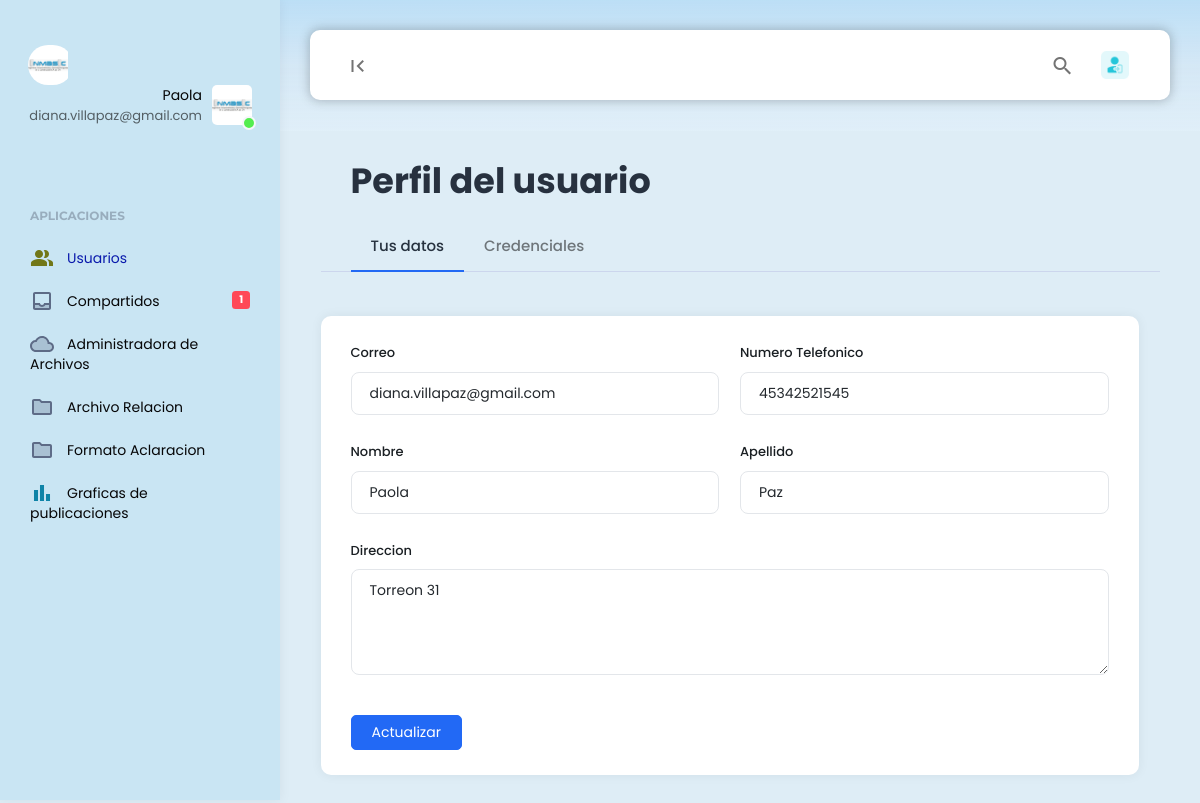
The app's page /usuarios/profile (signed in) with its own data.
### tables this page shows
CREATE TABLE `usuarios` (
  `id` int(11) NOT NULL,
  `nombre` varchar(100) NOT NULL,
  `apellido` varchar(100) NOT NULL,
  `correo` varchar(100) NOT NULL,
  `telefono` varchar(15) NOT NULL,
  `direccion` varchar(255) NOT NULL,
  `perfil` varchar(100) DEFAULT NULL,
  `clave` varchar(200) NOT NULL,
  `token` varchar(100) DEFAULT NULL,
  `fecha` timestamp NOT NULL DEFAULT current_timestamp() ON UPDATE current_timestamp(),
  `estado` int(11) NOT NULL DEFAULT 1,
  `rol` int(11) NOT NULL
);

### Config/App/Views.php (called while the page is built)
<?php
class Views{
    public function getView($pagina, $vista, $data="")
    {
        if ($pagina == "principal") {
            $vista = "Views/".$vista.".php";
        }else{
            $vista = "Views/".$pagina."/".$vista.".php";
        }
        require $vista;
    }
}
?>

### Controllers/Usuarios.php (called while the page is built, shortened)
<?php
class Usuarios extends Controller
{
    private $id_usuario, $correo;
    public function __construct()
    {
        $this->id_usuario =  $_SESSION['id'];
        $this->correo =  $_SESSION['correo'];
    }
    public function profile()
    {
        $data['title'] = 'Perfil del usuario';
        $data['script'] = 'profile.js';
        $data['menu'] = 'usuarios';
        $data['usuario'] = $this->model->getUsuario($this->id_usuario);
        $data['shares'] = $this->model->verificarEstado($this->correo);
        $this->views->getView('usuarios', 'perfil', $data);
    }
}

### Config/App/Query.php (called while the page is built, shortened)
<?php
class Query extends Conexion{
    private $pdo, $con, $sql, $datos;
    public function __construct() {
        $this->pdo = new Conexion();
        $this->con = $this->pdo->conect();
    }
    public function select(string $sql)
    {
        $this->sql = $sql;
        $resul = $this->con->prepare($this->sql);
        $resul->execute();
        $data = $resul->fetch(PDO::FETCH_ASSOC);
        return $data;
    }
}
?>

### Config/App/Conexion.php (called while the page is built)
<?php
class Conexion {
    private $conect;
    public function __construct() {
        $pdo = "mysql:host=".HOST.";dbname=".DB.";charset=utf8";
        try {
            $this->conect = new PDO($pdo, USER, PASS);
            $this->conect->setAttribute(PDO::ATTR_ERRMODE, PDO::ERRMODE_EXCEPTION);
        } catch (PDOException $e) {
            echo "Error en la conexion: " . $e->getMessage();
        }
    }
    public function conect() {
        return $this->conect;
    }
}
?>

### Models/UsuariosModel.php (called while the page is built, shortened)
<?php
class UsuariosModel extends Query {
     public function getUsuario ($id)
    {
        $sql ="SELECT id, nombre, apellido, correo, telefono, direccion, clave, rol, perfil, fecha FROM usuarios WHERE id = $id";
        return $this -> select ($sql);
    }
}
?>

### Config/App/Controller.php (called while the page is built, shortened)
<?php
class Controller{
    public function cargarModel()
    {
        $model = get_class($this)."Model";
        $ruta = "Models/".$model.".php";
        if (file_exists($ruta)) {
            $this->model = new $model();
        }
    }
}
?>

### Views/usuarios/perfil.php (the view, shortened to what this page needs)
<?php include_once 'Views/template/header.php'; ?>
<div class="app-content">
    <div class="container">
        <div class="row">
            <div class="col">
                <div class="page-description  page-description-tabbed">
                    <h1><?php echo $data['title']; ?></h1>
                    <ul class="nav nav-tabs mb-3" id="myTab" role="tablist">
                        <li class="nav-item" role="presentation">
                            <button class="nav-link active" id="account-tab"
                                data-bs-toggle="tab" data-bs-target="#account" type="button" role="tab"
                                aria-controls="hoaccountme" aria-selected="true">Tus datos</button>
                        </li>
                        <li class="nav-item" role="presentation">
                            <button class="nav-link" id="security-tab" data-bs-toggle="tab"
                                data-bs-target="#security" type="button" role="tab" aria-controls="security" aria-selected="false">Credenciales</button>
                        </li>
                    </ul>
                </div>
            </div>
            <div class="row">
                <div class="col">
                    <div class="tab-content" id="myTabContent">
                        <div class="tab-pane fade show active" id="account" role="tabpanel" aria-labelledby="account-tab">
                            <form id="frmProfile" autocomplete="off">
                                <div class="card">
                                    <div class="card-body">
                                        <div class="row">
                                            <div class="col-md-6">
                                                <label for="correo" class="form-label">Correo</label>
                                                <input type="email" class="form-control" id="correo" name="correo" placeholder="Usuario02@inmasic.com" value="<?php echo $data['usuario']['correo']; ?>">
                                            </div>
                                            <div class="col-md-6">
                                                <label for="telefono" class="form-label">Numero Telefonico</label>
                                                <input type="text" class="form-control" id="telefono" name="telefono" placeholder="(xxx) xxx-xxxx" value="<?php echo $data['usuario']['telefono']; ?>">
                                            </div>
                                        </div>
                                        <div class="row m-t-lg">
                                            <div class="col-md-6">
                                                <label for="nombre" class="form-label">Nombre</label>
                                                <input type="text" class="form-control" id="nombre" name="nombre" placeholder="John" value="<?php echo $data['usuario']['nombre']; ?>">
                                            </div>
                                            <div class="col-md-6">
                                                <label for="apellido" class="form-label">Apellido</label>
                                                <input type="text" class="form-control" id="apellido" name="apellido" placeholder="Doe" value="<?php echo $data['usuario']['apellido']; ?>">
                                            </div>
                                        </div>
                                        <div class="row m-t-lg">
                                            <div class="col">
                                                <label for="direccion" class="form-label">Direccion </label>
                                                <textarea class="form-control" id="direccion" name="direccion" maxlength="500" rows="4"><?php echo $data['usuario']['direccion']; ?></textarea>
                                            </div>
                                        </div>
                                        <div class="row m-t-lg">
                                            <div class="col">
                                                <button type="submit" class="btn btn-primary m-t-sm">Actualizar</button>
                                            </div>
                                        </div>
                                    </div>
                                </div>
                            </form>
                        </div>
                    </div>
                </div>
            </div>
        </div>
    </div>
</div>
</div>
<?php include_once 'Views/template/footer.php'; ?>

### records on screen
usuarios: correo "diana.villapaz@gmail.com", telefono "45342521545", nombre "Paola", apellido "Paz", direccion "Torreon 31"

### other values on screen
$_SESSION['nombre'] "Paola"
$_SESSION['correo'] "diana.villapaz@gmail.com"
$data['title'] "Perfil del usuario"
